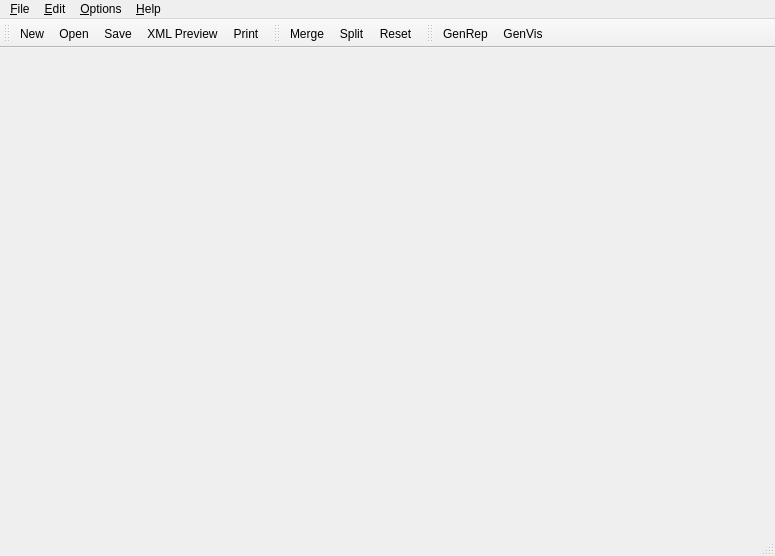
<?xml version="1.0" encoding="UTF-8"?>
<ui version="4.0">
 <class>main_window</class>
 <widget class="QMainWindow" name="main_window">
  <property name="geometry">
   <rect>
    <x>0</x>
    <y>0</y>
    <width>775</width>
    <height>556</height>
   </rect>
  </property>
  <property name="windowTitle">
   <string>GenSec</string>
  </property>
  <property name="windowIcon">
   <iconset resource="../../img/img.qrc">
    <normaloff>:/resources/img/logos/gensec.svg</normaloff>:/resources/img/logos/gensec.svg</iconset>
  </property>
  <widget class="QWidget" name="central_widget">
   <layout class="QGridLayout" name="gridLayout">
    <property name="leftMargin">
     <number>0</number>
    </property>
    <property name="topMargin">
     <number>0</number>
    </property>
    <property name="rightMargin">
     <number>0</number>
    </property>
    <property name="bottomMargin">
     <number>0</number>
    </property>
    <property name="spacing">
     <number>0</number>
    </property>
    <item row="0" column="0">
     <widget class="QTabWidget" name="tab_widget">
      <property name="tabShape">
       <enum>QTabWidget::Rounded</enum>
      </property>
      <property name="currentIndex">
       <number>-1</number>
      </property>
      <property name="elideMode">
       <enum>Qt::ElideRight</enum>
      </property>
      <property name="documentMode">
       <bool>true</bool>
      </property>
      <property name="tabsClosable">
       <bool>true</bool>
      </property>
      <property name="movable">
       <bool>true</bool>
      </property>
      <property name="tabBarAutoHide">
       <bool>false</bool>
      </property>
     </widget>
    </item>
   </layout>
  </widget>
  <widget class="QMenuBar" name="menubar">
   <property name="geometry">
    <rect>
     <x>0</x>
     <y>0</y>
     <width>775</width>
     <height>19</height>
    </rect>
   </property>
   <widget class="QMenu" name="menu_file">
    <property name="title">
     <string>&amp;File</string>
    </property>
    <widget class="QMenu" name="menu_recent_files">
     <property name="title">
      <string>&amp;Recent Files</string>
     </property>
     <property name="icon">
      <iconset resource="../../img/img.qrc">
       <normaloff>:/resources/img/icons/open_recent.svg</normaloff>:/resources/img/icons/open_recent.svg</iconset>
     </property>
    </widget>
    <addaction name="action_new"/>
    <addaction name="action_open"/>
    <addaction name="menu_recent_files"/>
    <addaction name="separator"/>
    <addaction name="action_save"/>
    <addaction name="action_save_as"/>
    <addaction name="action_save_all"/>
    <addaction name="separator"/>
    <addaction name="action_print"/>
    <addaction name="separator"/>
    <addaction name="action_close"/>
    <addaction name="separator"/>
    <addaction name="action_quit"/>
   </widget>
   <widget class="QMenu" name="menu_edit">
    <property name="title">
     <string>&amp;Edit</string>
    </property>
    <addaction name="action_undo"/>
    <addaction name="action_redo"/>
    <addaction name="separator"/>
    <addaction name="action_cut"/>
    <addaction name="action_copy"/>
    <addaction name="action_paste"/>
    <addaction name="action_delete"/>
    <addaction name="action_clear_all"/>
    <addaction name="separator"/>
    <addaction name="action_merge"/>
    <addaction name="action_split"/>
    <addaction name="action_merge_by_criteria"/>
    <addaction name="action_split_by_criteria"/>
    <addaction name="action_reset"/>
    <addaction name="separator"/>
    <addaction name="action_add_row"/>
    <addaction name="action_add_column"/>
    <addaction name="separator"/>
    <addaction name="action_sort"/>
   </widget>
   <widget class="QMenu" name="menu_options">
    <property name="title">
     <string>&amp;Options</string>
    </property>
    <widget class="QMenu" name="menu_sequence_global">
     <property name="title">
      <string>Sequence &amp;Global</string>
     </property>
     <property name="icon">
      <iconset resource="../../img/img.qrc">
       <normaloff>:/resources/img/icons/sequence_options.svg</normaloff>:/resources/img/icons/sequence_options.svg</iconset>
     </property>
     <addaction name="action_name"/>
     <addaction name="action_owner"/>
     <addaction name="action_nitrogen_use"/>
     <addaction name="action_dose_rate"/>
     <addaction name="action_external_dose_rate"/>
     <addaction name="action_protocol"/>
     <addaction name="action_reader_id"/>
    </widget>
    <addaction name="menu_sequence_global"/>
    <addaction name="action_merge_colors"/>
    <addaction name="separator"/>
    <addaction name="action_preview"/>
    <addaction name="separator"/>
    <addaction name="action_settings"/>
   </widget>
   <widget class="QMenu" name="menu_help">
    <property name="title">
     <string>&amp;Help</string>
    </property>
    <addaction name="action_help"/>
    <addaction name="separator"/>
    <addaction name="action_about_gensec"/>
    <addaction name="action_about"/>
   </widget>
   <addaction name="menu_file"/>
   <addaction name="menu_edit"/>
   <addaction name="menu_options"/>
   <addaction name="menu_help"/>
  </widget>
  <widget class="QStatusBar" name="statusbar"/>
  <widget class="QToolBar" name="standard_toolbar">
   <property name="windowTitle">
    <string>Standard Bar</string>
   </property>
   <attribute name="toolBarArea">
    <enum>TopToolBarArea</enum>
   </attribute>
   <attribute name="toolBarBreak">
    <bool>false</bool>
   </attribute>
   <addaction name="action_new"/>
   <addaction name="action_open"/>
   <addaction name="action_save"/>
   <addaction name="action_preview"/>
   <addaction name="action_print"/>
  </widget>
  <widget class="QToolBar" name="tools_toolbar">
   <property name="windowTitle">
    <string>Tools Bar</string>
   </property>
   <attribute name="toolBarArea">
    <enum>TopToolBarArea</enum>
   </attribute>
   <attribute name="toolBarBreak">
    <bool>false</bool>
   </attribute>
   <addaction name="action_merge"/>
   <addaction name="action_split"/>
   <addaction name="action_reset"/>
  </widget>
  <widget class="QToolBar" name="applications_toolbar">
   <property name="windowTitle">
    <string>Applications Bar</string>
   </property>
   <attribute name="toolBarArea">
    <enum>TopToolBarArea</enum>
   </attribute>
   <attribute name="toolBarBreak">
    <bool>false</bool>
   </attribute>
   <addaction name="action_exec_genrep"/>
   <addaction name="action_exec_genvis"/>
  </widget>
  <action name="action_new">
   <property name="icon">
    <iconset resource="../../img/img.qrc">
     <normaloff>:/resources/img/icons/new.svg</normaloff>:/resources/img/icons/new.svg</iconset>
   </property>
   <property name="text">
    <string>&amp;New</string>
   </property>
   <property name="statusTip">
    <string>Create a new file.</string>
   </property>
   <property name="shortcut">
    <string>Ctrl+N</string>
   </property>
  </action>
  <action name="action_open">
   <property name="icon">
    <iconset resource="../../img/img.qrc">
     <normaloff>:/resources/img/icons/open.svg</normaloff>:/resources/img/icons/open.svg</iconset>
   </property>
   <property name="text">
    <string>&amp;Open</string>
   </property>
   <property name="statusTip">
    <string>Open an existing file.</string>
   </property>
   <property name="shortcut">
    <string>Ctrl+O</string>
   </property>
  </action>
  <action name="action_save">
   <property name="icon">
    <iconset resource="../../img/img.qrc">
     <normaloff>:/resources/img/icons/save.svg</normaloff>:/resources/img/icons/save.svg</iconset>
   </property>
   <property name="text">
    <string>&amp;Save</string>
   </property>
   <property name="statusTip">
    <string>Save the current document on disk.</string>
   </property>
   <property name="shortcut">
    <string>Ctrl+S</string>
   </property>
  </action>
  <action name="action_save_as">
   <property name="icon">
    <iconset resource="../../img/img.qrc">
     <normaloff>:/resources/img/icons/save_as.svg</normaloff>:/resources/img/icons/save_as.svg</iconset>
   </property>
   <property name="text">
    <string>Save &amp;As</string>
   </property>
   <property name="statusTip">
    <string>Save the current document under a new name.</string>
   </property>
   <property name="shortcut">
    <string>Ctrl+Shift+S</string>
   </property>
  </action>
  <action name="action_save_all">
   <property name="icon">
    <iconset resource="../../img/img.qrc">
     <normaloff>:/resources/img/icons/save_all.svg</normaloff>:/resources/img/icons/save_all.svg</iconset>
   </property>
   <property name="text">
    <string>Save A&amp;ll</string>
   </property>
   <property name="statusTip">
    <string>Save all documents on disk.</string>
   </property>
  </action>
  <action name="action_print">
   <property name="icon">
    <iconset resource="../../img/img.qrc">
     <normaloff>:/resources/img/icons/print.svg</normaloff>:/resources/img/icons/print.svg</iconset>
   </property>
   <property name="text">
    <string>&amp;Print</string>
   </property>
   <property name="statusTip">
    <string>Print the current table.</string>
   </property>
   <property name="shortcut">
    <string>Ctrl+P</string>
   </property>
  </action>
  <action name="action_cut">
   <property name="icon">
    <iconset resource="../../img/img.qrc">
     <normaloff>:/resources/img/icons/cut.svg</normaloff>:/resources/img/icons/cut.svg</iconset>
   </property>
   <property name="text">
    <string>C&amp;ut</string>
   </property>
   <property name="statusTip">
    <string>Cut the current selection content to the clipboard.</string>
   </property>
   <property name="shortcut">
    <string>Ctrl+X</string>
   </property>
  </action>
  <action name="action_copy">
   <property name="icon">
    <iconset resource="../../img/img.qrc">
     <normaloff>:/resources/img/icons/copy.svg</normaloff>:/resources/img/icons/copy.svg</iconset>
   </property>
   <property name="text">
    <string>&amp;Copy</string>
   </property>
   <property name="statusTip">
    <string>Copy the current selection content to the clipboard.</string>
   </property>
   <property name="shortcut">
    <string>Ctrl+C</string>
   </property>
  </action>
  <action name="action_paste">
   <property name="icon">
    <iconset resource="../../img/img.qrc">
     <normaloff>:/resources/img/icons/paste.svg</normaloff>:/resources/img/icons/paste.svg</iconset>
   </property>
   <property name="text">
    <string>&amp;Paste</string>
   </property>
   <property name="statusTip">
    <string>Paste the clipboard content into the current selection.</string>
   </property>
   <property name="shortcut">
    <string>Ctrl+V</string>
   </property>
  </action>
  <action name="action_help">
   <property name="icon">
    <iconset resource="../../img/img.qrc">
     <normaloff>:/resources/img/icons/help.svg</normaloff>:/resources/img/icons/help.svg</iconset>
   </property>
   <property name="text">
    <string>&amp;Help</string>
   </property>
   <property name="shortcut">
    <string>F1</string>
   </property>
  </action>
  <action name="action_about">
   <property name="icon">
    <iconset resource="../../img/img.qrc">
     <normaloff>:/resources/img/icons/about.svg</normaloff>:/resources/img/icons/about.svg</iconset>
   </property>
   <property name="text">
    <string>About &amp;Sequence-ToolKit</string>
   </property>
  </action>
  <action name="action_delete">
   <property name="icon">
    <iconset resource="../../img/img.qrc">
     <normaloff>:/resources/img/icons/delete.svg</normaloff>:/resources/img/icons/delete.svg</iconset>
   </property>
   <property name="text">
    <string>&amp;Delete</string>
   </property>
   <property name="statusTip">
    <string>Remove the current selection.</string>
   </property>
   <property name="shortcut">
    <string>Del</string>
   </property>
  </action>
  <action name="action_quit">
   <property name="icon">
    <iconset resource="../../img/img.qrc">
     <normaloff>:/resources/img/icons/quit.svg</normaloff>:/resources/img/icons/quit.svg</iconset>
   </property>
   <property name="text">
    <string>&amp;Quit</string>
   </property>
   <property name="statusTip">
    <string>Close all tabs and quit the application.</string>
   </property>
   <property name="shortcut">
    <string>Ctrl+Q</string>
   </property>
  </action>
  <action name="action_close">
   <property name="icon">
    <iconset resource="../../img/img.qrc">
     <normaloff>:/resources/img/icons/close.svg</normaloff>:/resources/img/icons/close.svg</iconset>
   </property>
   <property name="text">
    <string>&amp;Close</string>
   </property>
   <property name="statusTip">
    <string>Close the current tab.</string>
   </property>
   <property name="shortcut">
    <string>Ctrl+W</string>
   </property>
  </action>
  <action name="action_clear_all">
   <property name="icon">
    <iconset resource="../../img/img.qrc">
     <normaloff>:/resources/img/icons/delete_all.svg</normaloff>:/resources/img/icons/delete_all.svg</iconset>
   </property>
   <property name="text">
    <string>C&amp;lear All</string>
   </property>
   <property name="statusTip">
    <string>Delete all the content of the table.</string>
   </property>
   <property name="shortcut">
    <string>Shift+Del</string>
   </property>
  </action>
  <action name="action_preview">
   <property name="icon">
    <iconset resource="../../img/img.qrc">
     <normaloff>:/resources/img/icons/xml_preview.svg</normaloff>:/resources/img/icons/xml_preview.svg</iconset>
   </property>
   <property name="text">
    <string>XML &amp;Preview</string>
   </property>
   <property name="statusTip">
    <string>Open a preview of the xml file.</string>
   </property>
   <property name="shortcut">
    <string>Ctrl+U</string>
   </property>
  </action>
  <action name="action_add_row">
   <property name="icon">
    <iconset resource="../../img/img.qrc">
     <normaloff>:/resources/img/icons/add_row.svg</normaloff>:/resources/img/icons/add_row.svg</iconset>
   </property>
   <property name="text">
    <string>Add Ro&amp;w</string>
   </property>
   <property name="statusTip">
    <string>Add one row at end of the table.</string>
   </property>
   <property name="shortcut">
    <string>F9</string>
   </property>
  </action>
  <action name="action_add_column">
   <property name="icon">
    <iconset resource="../../img/img.qrc">
     <normaloff>:/resources/img/icons/add_column.svg</normaloff>:/resources/img/icons/add_column.svg</iconset>
   </property>
   <property name="text">
    <string>&amp;Add Column</string>
   </property>
   <property name="statusTip">
    <string>Add one column at end of the table.</string>
   </property>
   <property name="shortcut">
    <string>F10</string>
   </property>
  </action>
  <action name="action_sort">
   <property name="icon">
    <iconset resource="../../img/img.qrc">
     <normaloff>:/resources/img/icons/sort.svg</normaloff>:/resources/img/icons/sort.svg</iconset>
   </property>
   <property name="text">
    <string>S&amp;ort Rows</string>
   </property>
   <property name="statusTip">
    <string>Sorts the contents of the table by the number of samples.</string>
   </property>
   <property name="shortcut">
    <string>Ctrl+Space</string>
   </property>
  </action>
  <action name="action_name">
   <property name="text">
    <string>&amp;Name</string>
   </property>
   <property name="statusTip">
    <string>Change the sequence's name.</string>
   </property>
  </action>
  <action name="action_owner">
   <property name="text">
    <string>&amp;Owner</string>
   </property>
   <property name="statusTip">
    <string>Change the name of the sequence's owner.</string>
   </property>
  </action>
  <action name="action_nitrogen_use">
   <property name="text">
    <string>Nitro&amp;gen Use</string>
   </property>
   <property name="statusTip">
    <string>Change the use of nitrogen in the sequence.</string>
   </property>
  </action>
  <action name="action_dose_rate">
   <property name="text">
    <string>&amp;Dose Rate</string>
   </property>
   <property name="statusTip">
    <string>Change the dose rate of the sequence.</string>
   </property>
  </action>
  <action name="action_external_dose_rate">
   <property name="text">
    <string>&amp;External Dose Rate</string>
   </property>
   <property name="statusTip">
    <string>Change the external dose rate of the sequence.</string>
   </property>
  </action>
  <action name="action_protocol">
   <property name="text">
    <string>&amp;Protocol</string>
   </property>
   <property name="statusTip">
    <string>Change the protocol of the sequence.</string>
   </property>
  </action>
  <action name="action_reader_id">
   <property name="text">
    <string>&amp;Reader ID</string>
   </property>
   <property name="statusTip">
    <string>Show the sequence's  reader id.</string>
   </property>
  </action>
  <action name="action_merge">
   <property name="icon">
    <iconset resource="../../img/img.qrc">
     <normaloff>:/resources/img/icons/merge.svg</normaloff>:/resources/img/icons/merge.svg</iconset>
   </property>
   <property name="text">
    <string>&amp;Merge</string>
   </property>
   <property name="statusTip">
    <string>Merge several commands in the same process order.</string>
   </property>
   <property name="shortcut">
    <string>Ctrl+M</string>
   </property>
  </action>
  <action name="action_split">
   <property name="icon">
    <iconset resource="../../img/img.qrc">
     <normaloff>:/resources/img/icons/split.svg</normaloff>:/resources/img/icons/split.svg</iconset>
   </property>
   <property name="text">
    <string>&amp;Split</string>
   </property>
   <property name="statusTip">
    <string>Split the selected merges.</string>
   </property>
   <property name="shortcut">
    <string>Ctrl+I</string>
   </property>
  </action>
  <action name="action_reset">
   <property name="icon">
    <iconset resource="../../img/img.qrc">
     <normaloff>:/resources/img/icons/reset.svg</normaloff>:/resources/img/icons/reset.svg</iconset>
   </property>
   <property name="text">
    <string>&amp;Reset</string>
   </property>
   <property name="statusTip">
    <string>Set all states to 'pend', clean all 'data' tags of all process and restores name, date-creation and reader ID of the sequence.</string>
   </property>
   <property name="shortcut">
    <string>Ctrl+R</string>
   </property>
  </action>
  <action name="action_merge_colors">
   <property name="icon">
    <iconset resource="../../img/img.qrc">
     <normaloff>:/resources/img/icons/colors.svg</normaloff>:/resources/img/icons/colors.svg</iconset>
   </property>
   <property name="text">
    <string>&amp;Merge Colors</string>
   </property>
  </action>
  <action name="action_about_gensec">
   <property name="icon">
    <iconset resource="../../img/img.qrc">
     <normaloff>:/resources/img/icons/about_variant.svg</normaloff>:/resources/img/icons/about_variant.svg</iconset>
   </property>
   <property name="text">
    <string>About &amp;GenSec</string>
   </property>
  </action>
  <action name="action_settings">
   <property name="icon">
    <iconset resource="../../img/img.qrc">
     <normaloff>:/resources/img/icons/settings.svg</normaloff>:/resources/img/icons/settings.svg</iconset>
   </property>
   <property name="text">
    <string>&amp;Settings</string>
   </property>
  </action>
  <action name="action_exec_genrep">
   <property name="icon">
    <iconset resource="../../img/img.qrc">
     <normaloff>:/resources/img/logos/genrep.svg</normaloff>:/resources/img/logos/genrep.svg</iconset>
   </property>
   <property name="text">
    <string>GenRep</string>
   </property>
   <property name="toolTip">
    <string>Open Report Generator</string>
   </property>
  </action>
  <action name="action_undo">
   <property name="icon">
    <iconset resource="../../img/img.qrc">
     <normaloff>:/resources/img/icons/undo.svg</normaloff>:/resources/img/icons/undo.svg</iconset>
   </property>
   <property name="text">
    <string>Undo</string>
   </property>
   <property name="shortcut">
    <string>Ctrl+Z</string>
   </property>
  </action>
  <action name="action_redo">
   <property name="icon">
    <iconset resource="../../img/img.qrc">
     <normaloff>:/resources/img/icons/redo.svg</normaloff>:/resources/img/icons/redo.svg</iconset>
   </property>
   <property name="text">
    <string>Redo</string>
   </property>
   <property name="shortcut">
    <string>Ctrl+Shift+Z</string>
   </property>
  </action>
  <action name="action_exec_genvis">
   <property name="icon">
    <iconset resource="../../img/img.qrc">
     <normaloff>:/resources/img/logos/genvis.svg</normaloff>:/resources/img/logos/genvis.svg</iconset>
   </property>
   <property name="text">
    <string>GenVis</string>
   </property>
   <property name="toolTip">
    <string>Open Report Analyzer</string>
   </property>
  </action>
  <action name="action_merge_by_criteria">
   <property name="icon">
    <iconset resource="../../img/img.qrc">
     <normaloff>:/resources/img/icons/merge_by_criteria.svg</normaloff>:/resources/img/icons/merge_by_criteria.svg</iconset>
   </property>
   <property name="text">
    <string>Merge by Criteria</string>
   </property>
   <property name="toolTip">
    <string>Merge by Criteria</string>
   </property>
   <property name="statusTip">
    <string>Merge several commands in the same process order.</string>
   </property>
   <property name="shortcut">
    <string>Ctrl+Shift+M</string>
   </property>
  </action>
  <action name="action_split_by_criteria">
   <property name="icon">
    <iconset resource="../../img/img.qrc">
     <normaloff>:/resources/img/icons/split_by_criteria.svg</normaloff>:/resources/img/icons/split_by_criteria.svg</iconset>
   </property>
   <property name="text">
    <string>Split by Criteria</string>
   </property>
   <property name="toolTip">
    <string>Split by Criteria</string>
   </property>
   <property name="statusTip">
    <string>Split the selected merges.</string>
   </property>
   <property name="shortcut">
    <string>Ctrl+Shift+I</string>
   </property>
  </action>
 </widget>
 <resources>
  <include location="../../img/img.qrc"/>
 </resources>
 <connections/>
</ui>
